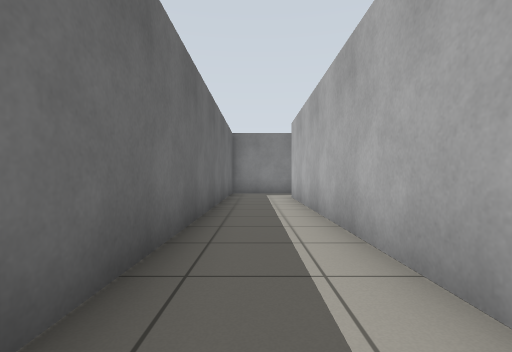
View 1 (above)

14 first-person views from a walk through a world built for the Gazebo simulator. The camera is 0.72 m above the floor, looks level and sees 85° across. The floor is counted in squares, 1 m on a side. Each view is taken from the middle of a square. On the plan, view 1 faces up. The plan holds only what a view shows up to about 10 squares ahead; the rest is blank.

View 2
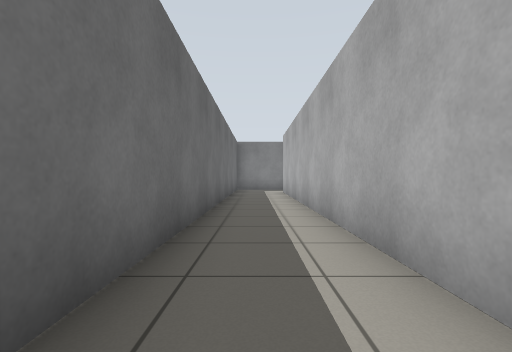

View 3
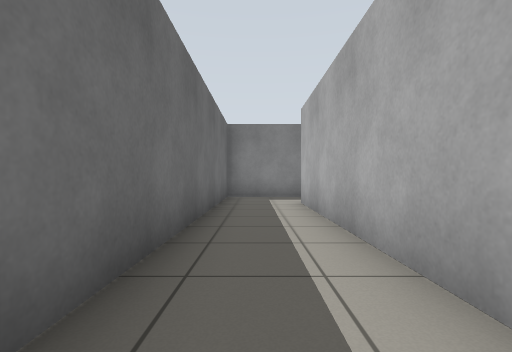

View 4
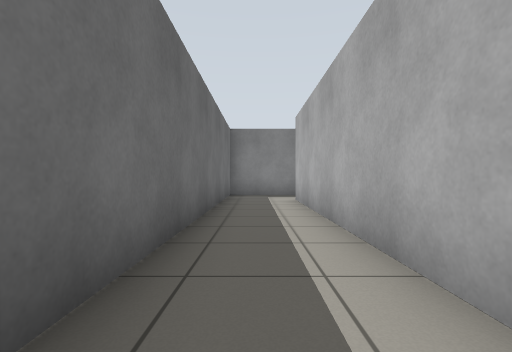

View 5
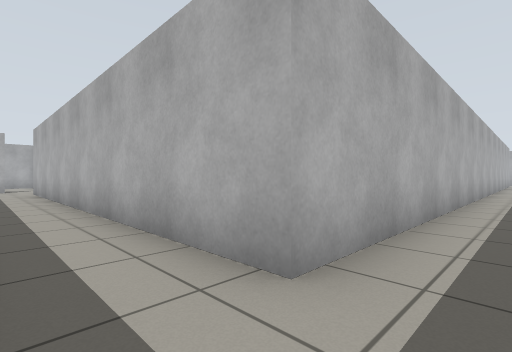

View 6
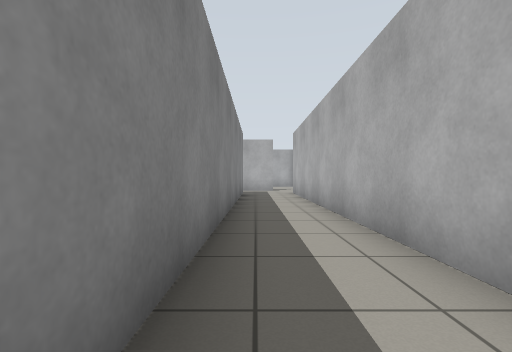

View 7
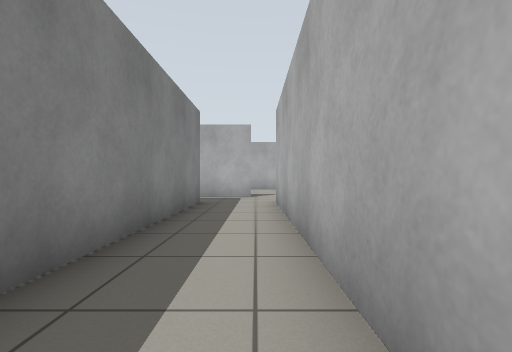

View 8
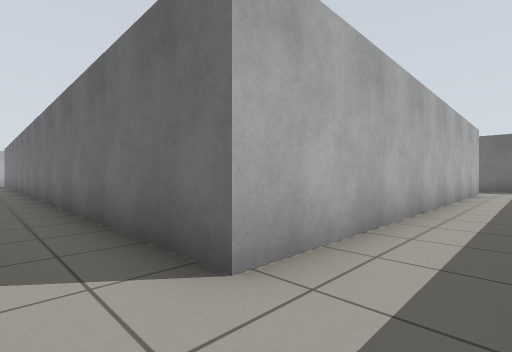

View 9
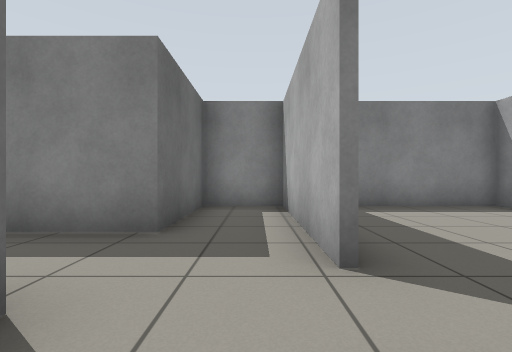

View 10
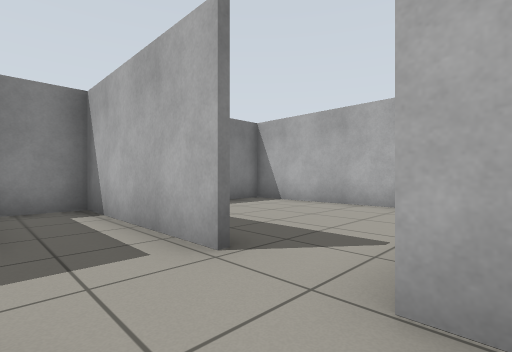

View 11
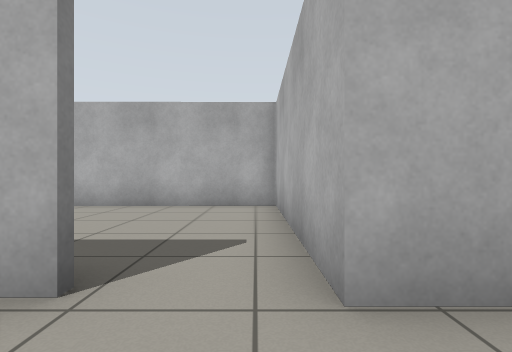

View 12
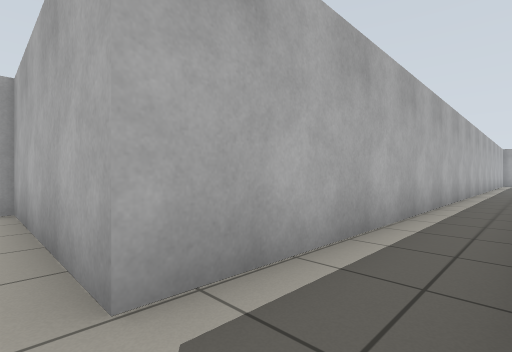

View 13
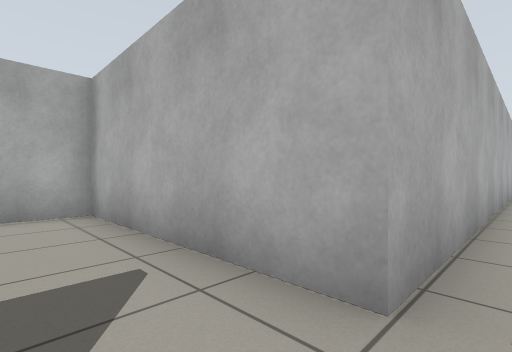

View 14
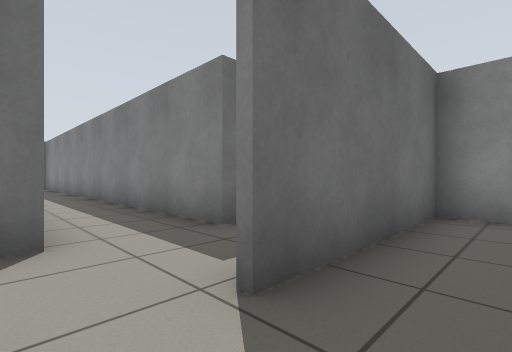

### Floor plan
Points are (right, up) in squares from view 1. A wall is a line through its corners. A room is listed if a view was taken in it or the views show most of it. See-through windows are left out.
Room 1 (views 1, 2, 3, 4)
walls: (1.2, -1.7) (1.2, 9.5); (-1, 9.5) (-1, -2)
ways out: opening at (0, 9) to room 2
Room 2 (views 5, 6, 7, 8, 9, 10, 11, 12, 13)
walls: (15.5, -3.5) (15.5, 8.5); (15.5, 10.1) (15.5, 14.6); (15.9, 14.6) (13.7, 14.6) (13.7, 11.5) (-1, 11.5) (-1, 9.5); (1.2, 9.5) (13.7, 9.5) (13.7, -1.9)
ways out: opening at (0, 9) to room 1; opening at (16, 9.5) to room 3
Room 3 (view 14)
walls: (15.5, 8.5) (20.7, 8.5) (20.7, 14.6) (15.9, 14.6); (15.8, 14.8) (15.8, 10.1)
ways out: opening at (16, 9.5) to room 2

Positions as (right, up) in squares from view 1, and headings:
1: (0, 0), facing up
2: (0, -3), facing up
3: (0, 2), facing up
4: (0, 1), facing up
5: (0, 11), facing down-right
6: (2, 11), facing right
7: (6, 10), facing right
8: (15, 11), facing down-left
9: (15, 8), facing up
10: (14, 8), facing up-right
11: (14, 9), facing right
12: (14, 9), facing down-right
13: (15, 10), facing down-right
14: (17, 9), facing up-left
